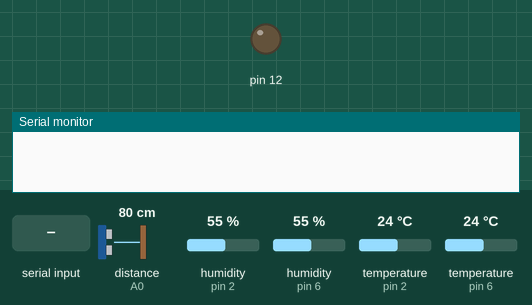
The sketch below on a simulated Arduino Uno, built with avr-gcc and run on an emulated ATmega328P. Parts: output pins drawn as LEDs (lit = HIGH), the last lines printed to the serial monitor. The inputs (shaded band) are chosen by the test bench; at power-on: humidity (sensors on pin 2, pin 6) 55 %, temperature (sensors on pin 2, pin 6) 24 °C, distance to the obstacle (sensor on A0) 80 cm.

Above: at 0.1 s.
At 1.2 s:
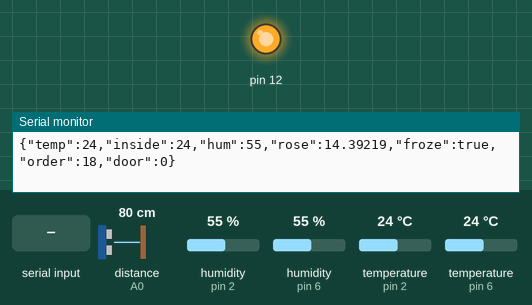
1.3 s: "1" received over Serial
7.7 s: humidity (sensor on pin 2) set to 22 %
14.1 s: temperature (sensor on pin 2) set to 28 °C
Timing chart, 0 to 17.1 s (numbered marks = the images above; inputs shaded):
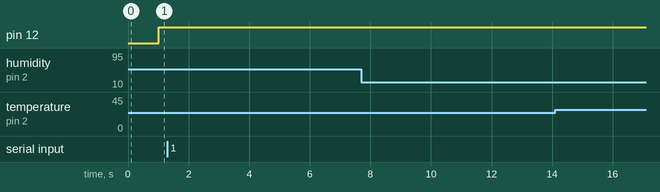

The sketch:

PMF.ino
```cpp
#include <Adafruit_Sensor.h>
#include <math.h>
#include "ArduinoJson.h"
#include "DHT.h"
#include <SharpIR.h>

#define ir A0
#define model 1080
SharpIR irSensor = SharpIR(ir,model);

#define DHTPIN 6
#define DHTPTP 2
#define DHTTYPE DHT22

//Alimentation electrique
double V_IN = 5.0;

//temperature de consigne
double order = 18;
float door = false;
float min_fridge_range = 7;
float max_fridge_range = 10;

//data flag
bool newData = false;

//power
boolean power = true;
boolean froze = true;

DHT dht(DHTPTP, DHTTYPE);
DHT dht_inside(DHTPIN, DHTTYPE);


void setup() {
  pinMode(12,OUTPUT);
  Serial.begin(9600);
  dht.begin();
  dht_inside.begin();

}

void loop() {
  //Receive data from Java
  ReceiveData();
  //Send data to Java app:
  SendData();

  //Regulation function !!


}

void SendData(){
      StaticJsonDocument<200> doc;

  float h = dht.readHumidity();

  float t = dht.readTemperature();

  float f = dht.readTemperature(true);

  float inside = dht_inside.readTemperature();

  if(isnan(h) || isnan(t) || isnan(f)){
    Serial.println("Failed to read from temp DHT sensor!");
    return;
  }
  /*if(isnan(inside)){
    Serial.println("Failed to read from inside DHT sensor!");
    return;
  }*/

  digitalWrite(12, froze);

  float hif = dht.computeHeatIndex(f, h);

  float hic = dht.computeHeatIndex(t, h, false);

  float temperature = t;
  float humidite = h/100;

  float alpha = ((17.27 * temperature)/(237.7 + temperature)) + log(humidite);
  float rose = (237.7 * alpha) / (17.27 - alpha);

  if(irSensor.distance() == min_fridge_range || irSensor.distance() == max_fridge_range){
    door = true;
  }
  else{
    door = false;
  }

  doc["temp"] = t;
  doc["inside"] = t;
  doc["hum"] = h;
  doc["rose"] = rose;
  doc["froze"] = froze;
  doc["order"] = order;
   doc["door"] = door;

  serializeJson(doc, Serial);
  Serial.println("");
  //delay(1000);

  }

  void ReceiveData(){
    String json = Serial.readString();
      //StaticJsonBuffer<200> jsonBufferReader;
      DynamicJsonDocument doc(1024);
      //JsonObject object = jsonBufferReader.parseObject(reader);
      DeserializationError error = deserializeJson(doc, json);
      if (error)
        return;
      order = doc["value"];

  }
```
